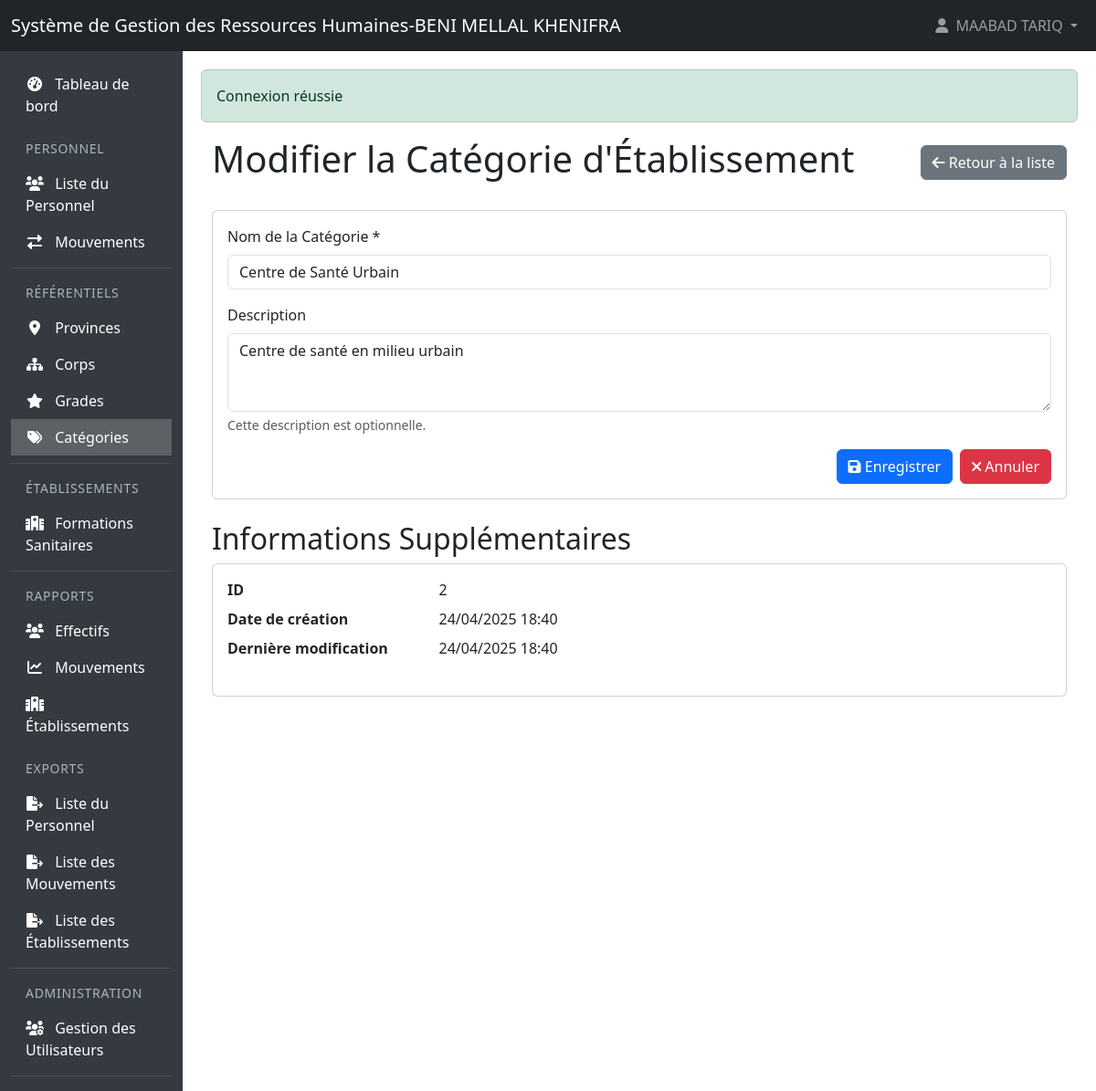
The app's page /APP_SGRHBMKH/categories/edit/2 (signed in) with its own data.
### tables this page shows
CREATE TABLE `categories_etablissements` (
  `id` int(11) NOT NULL,
  `nom_categorie` varchar(100) NOT NULL,
  `description` text DEFAULT NULL,
  `created_at` timestamp NOT NULL DEFAULT current_timestamp(),
  `updated_at` timestamp NOT NULL DEFAULT current_timestamp() ON UPDATE current_timestamp(),
  `deleted_at` timestamp NULL DEFAULT NULL
);

### controllers/CategorieEtablissementController.php (called while the page is built, shortened)
<?php
class CategorieEtablissementController extends Controller {
    private $categorieModel;
    public function __construct() {
        require_once __DIR__ . '/../models/CategorieEtablissement.php';
        $this->categorieModel = new CategorieEtablissement();
    }
    public function edit($id) {
        $categorie = $this->categorieModel->findById($id);
        $this->render('categories/edit', [
            'categorie' => $categorie,
            'csrf_token' => $this->generateCSRFToken(),
            'messages' => $this->getFlashMessages()
        ]);
    }
}

### models/Model.php (called while the page is built, shortened)
<?php
require_once __DIR__ . '/../config/database.php';
abstract class Model {
    public function __construct() {
        $database = new Database();
        $this->db = $database->getConnection();
    }
}
?>

### config/database.php (called while the page is built, shortened)
<?php
class Database {
    private $host = "localhost";
    private $db_name = "sgrhbmkh_db";
    private $username = "root";
    private $password = "";
    public function getConnection() {
        $this->db = null;
        try {
            $dsn = "mysql:host=" . $this->host . ";dbname=" . $this->db_name . ";charset=utf8";
            $this->db = new PDO($dsn, $this->username, $this->password, [
                PDO::ATTR_ERRMODE => PDO::ERRMODE_EXCEPTION,
                PDO::ATTR_DEFAULT_FETCH_MODE => PDO::FETCH_ASSOC,
                PDO::ATTR_EMULATE_PREPARES => false,
                PDO::MYSQL_ATTR_INIT_COMMAND => "SET NAMES utf8mb4"
            ]);
            $this->db->query("SELECT 1");
        } catch(PDOException $e) {
            error_log("Database connection error: " . $e->getMessage());
            error_log("DSN used: " . $dsn);
            error_log("Stack trace: " . $e->getTraceAsString());
            throw new Exception("Une erreur est survenue lors de la connexion à la base de données: " . $e->getMessage());
        }
        return $this->db;
    }
}
?>

### models/CategorieEtablissement.php (called while the page is built, shortened)
<?php
class CategorieEtablissement extends Model {
    public function __construct() {
        parent::__construct();
        $this->table = 'categories_etablissements';
    }
    public function findById($id) {
        try {
            $sql = "SELECT ce.*,
                    (SELECT COUNT(*) FROM formations_sanitaires
                     WHERE categorie_id = ce.id
                     AND deleted_at IS NULL) as nombre_formations
                    FROM " . $this->table . " ce
                    WHERE ce.id = :id
                    AND ce.deleted_at IS NULL";
            $stmt = $this->db->prepare($sql);
            $stmt->bindValue(':id', $id);
            $stmt->execute();
            return $stmt->fetch(PDO::FETCH_ASSOC);
        } catch (\PDOException $e) {
            error_log("Error in findById: " . $e->getMessage());
            throw new \Exception("Erreur lors de la récupération de la catégorie");
        }
    }
}

### views/categories/edit.php (the view, shortened to what this page needs)
<div class="container-fluid">
    <div class="d-flex justify-content-between align-items-center mb-4">
        <h1>Modifier la Catégorie d'Établissement</h1>
        <a href="/APP_SGRHBMKH/categories" class="btn btn-secondary">
            <i class="fas fa-arrow-left"></i> Retour à la liste
        </a>
    </div>
    <div class="card">
        <div class="card-body">
            <form action="/APP_SGRHBMKH/categories/edit/<?= $categorie['id'] ?>" method="POST">
                <div class="mb-3">
                    <label for="nom_categorie" class="form-label">Nom de la Catégorie *</label>
                    <input type="text" class="form-control" id="nom_categorie" name="nom_categorie" required
                           maxlength="100" value="<?= htmlspecialchars($categorie['nom_categorie']) ?>"
                           placeholder="Entrez le nom de la catégorie">
                </div>
                <div class="mb-3">
                    <label for="description" class="form-label">Description</label>
                    <textarea class="form-control" id="description" name="description"
                              rows="3" placeholder="Entrez une description de la catégorie"><?= htmlspecialchars($categorie['description'] ?? '') ?></textarea>
                    <div class="form-text">Cette description est optionnelle.</div>
                </div>
                <div class="d-grid gap-2 d-md-flex justify-content-md-end">
                    <button type="submit" class="btn btn-primary">
                        <i class="fas fa-save"></i> Enregistrer
                    </button>
                    <a href="/APP_SGRHBMKH/categories" class="btn btn-danger">
                        <i class="fas fa-times"></i> Annuler
                    </a>
                </div>
            </form>
        </div>
    </div>
    <div class="mt-4">
        <h2>Informations Supplémentaires</h2>
        <div class="card">
            <div class="card-body">
                <dl class="row">
                    <dt class="col-sm-3">ID</dt>
                    <dd class="col-sm-9"><?= $categorie['id'] ?></dd>
                    <dt class="col-sm-3">Date de création</dt>
                    <dd class="col-sm-9"><?= date('d/m/Y H:i', strtotime($categorie['created_at'])) ?></dd>
                    <dt class="col-sm-3">Dernière modification</dt>
                    <dd class="col-sm-9"><?= date('d/m/Y H:i', strtotime($categorie['updated_at'])) ?></dd>
                </dl>
            </div>
        </div>
    </div>
</div>

### records on screen
categories_etablissements: nom_categorie "Centre de Santé Urbain", description "Centre de santé en milieu urbain", id "2", created_at "24/04/2025 18:40", updated_at "24/04/2025 18:40"

### other values on screen
$_SESSION['user_name'] "MAABAD TARIQ"
$message['message'] "Connexion réussie"
